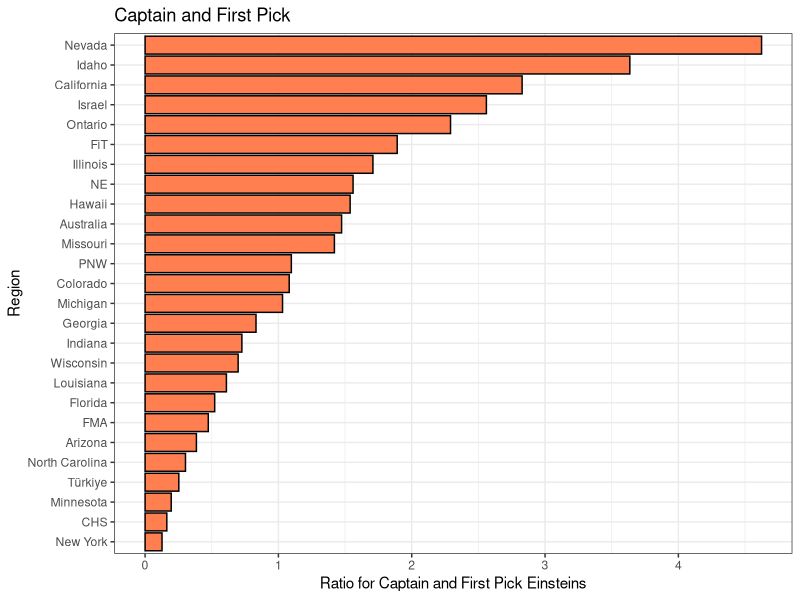
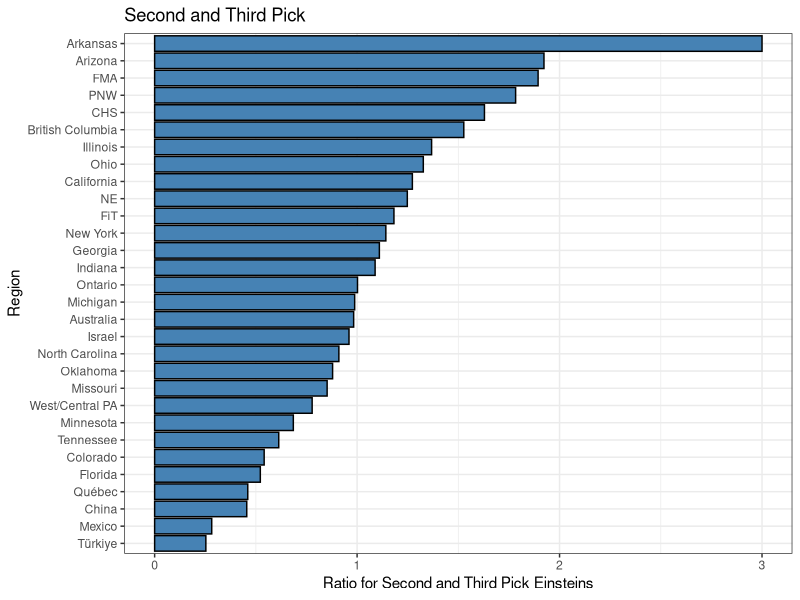
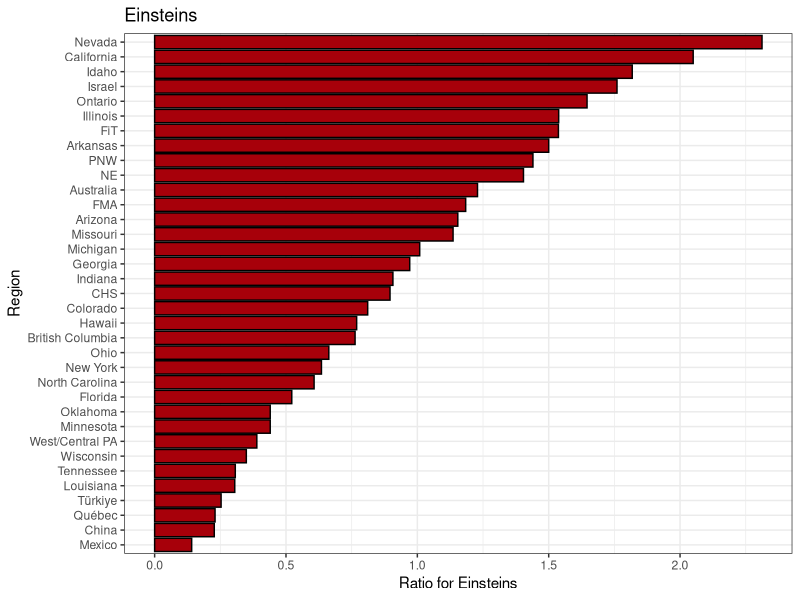

Generate these figures, in order, with R:
## ---- chunk 1
blair_red <- "#a7000a"
library(tidyverse)
raw <- read_csv("einstein_representation.csv")

data <- raw %>%
    filter(
        size > 25,
        ratio01 != 0
    ) %>%
    arrange(desc(ratio01))


ggplot(data, aes(x = reorder(region, ratio01), y = ratio01))+
        geom_bar(position = "stack", stat = "identity", fill = "coral", color = "black") + 
            labs(title = "Captain and First Pick", 
                 x = "Region", y = "Ratio for Captain and First Pick Einsteins", fill = "Level") +coord_flip() + theme_bw()

data2 <- raw %>%
    filter(
        size > 25,
        ratio23 != 0
    ) %>%
    arrange(desc(ratio23))

ggplot(data2, aes(x = reorder(region, ratio23), y = ratio23))+
        geom_bar(position = "stack", stat = "identity", fill = "steelblue", color = "black") + 
            labs(title = "Second and Third Pick", 
                 x = "Region", y = "Ratio for Second and Third Pick Einsteins", fill = "Level") +coord_flip() + theme_bw()

data3 <- raw %>%
    filter(
        size > 25,
        ratio != 0
    ) %>%
    arrange(desc(ratio))

ggplot(data3, aes(x = reorder(region, ratio), y = ratio))+
        geom_bar(position = "stack", stat = "identity", fill = blair_red, color = "black") + 
            labs(title = "Einsteins", x = "Region", y = "Ratio for Einsteins", fill = "Level") +coord_flip() + theme_bw()

